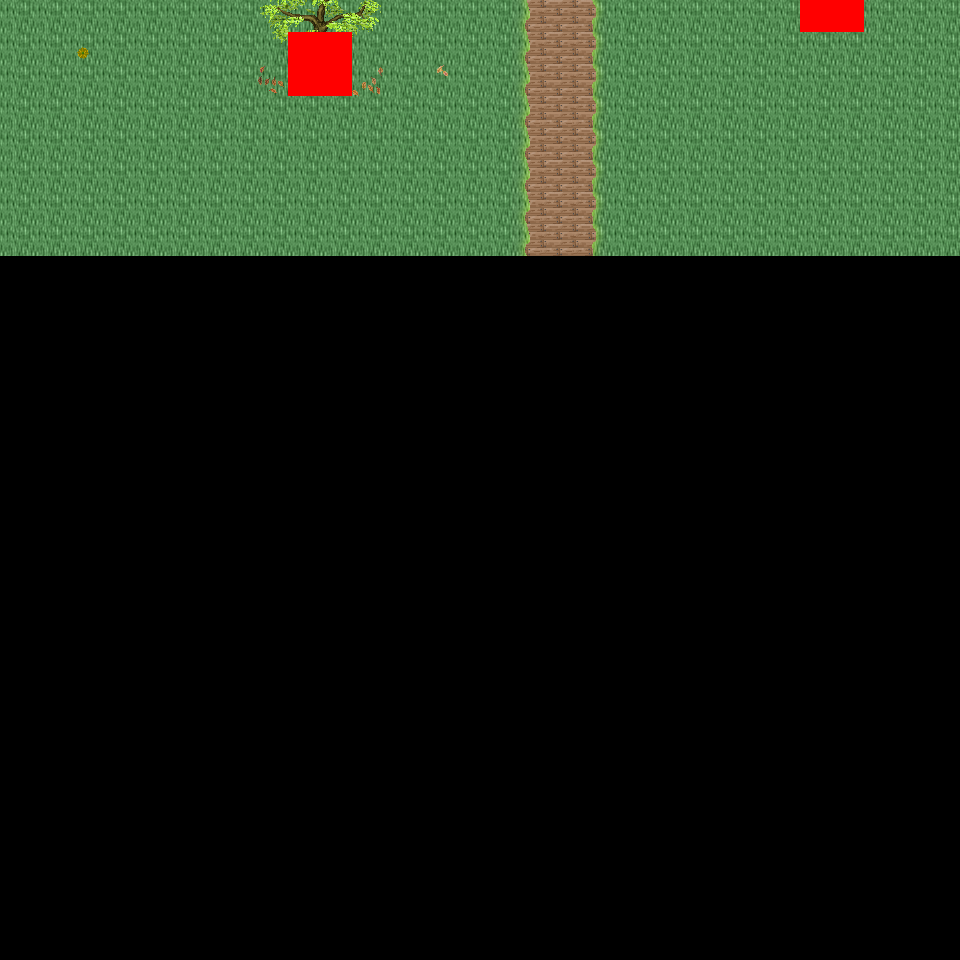

Rendered tile map (Tiled .tmx) drawn with the repository's tilesets; below, a short description and the map source with its tile grids summarised:
An orthogonal 30x30 tile map with 32x32 px tiles, 6 tile layers (Ground, Object, Object2, Above, ...), 32 tilesets and 4 objects (4x mapExit).

<map version="1.0" orientation="orthogonal" renderorder="right-down" width="30" height="30" tilewidth="32" tileheight="32" nextobjectid="5">
  <tileset firstgid="1" name="tileset_logic_collision" tilewidth="32" tileheight="32" tilecount="1" columns="1">
    <image source="../drawable/tileset_logic_collision.png" width="32" height="32" />
  </tileset>
  <tileset firstgid="2" name="tileset_ground_ground" tilewidth="32" tileheight="32" tilecount="33" columns="3">
    <image source="../drawable/tileset_ground_ground.png" width="96" height="352" />
  </tileset>
  <tileset firstgid="35" name="tileset_building_castle" tilewidth="32" tileheight="32" tilecount="320" columns="20">
    <image source="../drawable/tileset_building_castle.png" width="640" height="512" />
  </tileset>
  <tileset firstgid="355" name="tileset_building_roof_blue" tilewidth="32" tileheight="32" tilecount="20" columns="5">
    <image source="../drawable/tileset_building_roof_blue.png" width="160" height="128" />
  </tileset>
  <tileset firstgid="375" name="tileset_item_weapon_cannon" tilewidth="32" tileheight="32" tilecount="12" columns="3">
    <image source="../drawable/tileset_item_weapon_cannon.png" width="96" height="128" />
  </tileset>
  <tileset firstgid="387" name="tileset_ground_stonecircle" tilewidth="32" tileheight="32" tilecount="81" columns="9">
    <image source="../drawable/tileset_ground_stonecircle.png" width="288" height="288" />
  </tileset>
  <tileset firstgid="468" name="tileset_ground_grass_edges" tilewidth="32" tileheight="32" tilecount="36" columns="12">
    <image source="../drawable/tileset_ground_grass_edges.png" width="384" height="96" />
  </tileset>
  <tileset firstgid="504" name="tileset_ground_grass_corners" tilewidth="32" tileheight="32" tilecount="24" columns="6">
    <image source="../drawable/tileset_ground_grass_corners.png" width="192" height="128" />
  </tileset>
  <tileset firstgid="528" name="tileset_plant_tree_fall_trees" tilewidth="32" tileheight="32" tilecount="40" columns="8">
    <image source="../drawable/tileset_plant_tree_fall_trees.png" width="256" height="160" />
  </tileset>
  <tileset firstgid="568" name="tileset_plant_tree_locust_tree" tilewidth="32" tileheight="32" tilecount="20" columns="4">
    <image source="../drawable/tileset_plant_tree_locust_tree.png" width="128" height="160" />
  </tileset>
  <tileset firstgid="588" name="tileset_furniture_light_lamp_blue" tilewidth="32" tileheight="32" tilecount="3" columns="1">
    <image source="../drawable/tileset_furniture_light_lamp_blue.png" width="32" height="96" />
  </tileset>
  <tileset firstgid="591" name="tileset_item_pot_pot_purple" tilewidth="32" tileheight="32" tilecount="1" columns="1">
    <image source="../drawable/tileset_item_pot_pot_purple.png" width="32" height="32" />
  </tileset>
  <tileset firstgid="592" name="tileset_item_pot_barrel_with_flower" tilewidth="32" tileheight="32" tilecount="2" columns="2">
    <image source="../drawable/tileset_item_pot_barrel_with_flower.png" width="64" height="32" />
  </tileset>
  <tileset firstgid="594" name="tileset_item_textile_laundry" tilewidth="32" tileheight="32" tilecount="16" columns="4">
    <image source="../drawable/tileset_item_textile_laundry.png" width="128" height="128" />
  </tileset>
  <tileset firstgid="610" name="tileset_plant_flower_daisy_blue" tilewidth="32" tileheight="32" tilecount="8" columns="2">
    <image source="../drawable/tileset_plant_flower_daisy_blue.png" width="64" height="128" />
  </tileset>
  <tileset firstgid="618" name="tileset_plant_flower_daisy_red" tilewidth="32" tileheight="32" tilecount="8" columns="2">
    <image source="../drawable/tileset_plant_flower_daisy_red.png" width="64" height="128" />
  </tileset>
  <tileset firstgid="626" name="tileset_plant_flower_daisy_white" tilewidth="32" tileheight="32" tilecount="8" columns="2">
    <image source="../drawable/tileset_plant_flower_daisy_white.png" width="64" height="128" />
  </tileset>
  <tileset firstgid="634" name="tileset_plant_flower_daisy_yellow" tilewidth="32" tileheight="32" tilecount="8" columns="2">
    <image source="../drawable/tileset_plant_flower_daisy_yellow.png" width="64" height="128" />
  </tileset>
  <tileset firstgid="642" name="tileset_light_dim_light_7x5" tilewidth="32" tileheight="32" tilecount="35" columns="7">
    <image source="../drawable/tileset_light_dim_light_7x5.png" width="224" height="160" />
  </tileset>
  <tileset firstgid="677" name="tileset_plant_stump_small_stump" tilewidth="32" tileheight="32" tilecount="4" columns="2">
    <image source="../drawable/tileset_plant_stump_small_stump.png" width="64" height="64" />
  </tileset>
  <tileset firstgid="681" name="tileset_plant_stump_stump_pale_purple" tilewidth="32" tileheight="32" tilecount="4" columns="2">
    <image source="../drawable/tileset_plant_stump_stump_pale_purple.png" width="64" height="64" />
  </tileset>
  <tileset firstgid="685" name="tileset_plant_indoor_small_flowerpots" tilewidth="32" tileheight="32" tilecount="4" columns="2">
    <image source="../drawable/tileset_plant_indoor_small_flowerpots.png" width="64" height="64" />
  </tileset>
  <tileset firstgid="689" name="tileset_plant_leaves" tilewidth="32" tileheight="32" tilecount="8" columns="4">
    <image source="../drawable/tileset_plant_leaves.png" width="128" height="64" />
  </tileset>
  <tileset firstgid="697" name="tileset_building_decoration_chimney" tilewidth="32" tileheight="32" tilecount="2" columns="1">
    <image source="../drawable/tileset_building_decoration_chimney.png" width="32" height="64" />
  </tileset>
  <tileset firstgid="699" name="tileset_building_decoration_orbpedestal" tilewidth="32" tileheight="32" tilecount="2" columns="1">
    <image source="../drawable/tileset_building_decoration_orbpedestal.png" width="32" height="64" />
  </tileset>
  <tileset firstgid="701" name="tileset_light_light_5x5" tilewidth="32" tileheight="32" tilecount="25" columns="5">
    <image source="../drawable/tileset_light_light_5x5.png" width="160" height="160" />
  </tileset>
  <tileset firstgid="726" name="tileset_plant_lily_pads" tilewidth="32" tileheight="32" tilecount="2" columns="1">
    <image source="../drawable/tileset_plant_lily_pads.png" width="32" height="64" />
  </tileset>
  <tileset firstgid="728" name="tileset_ground_ground_3" tilewidth="32" tileheight="32" tilecount="5" columns="5">
    <image source="../drawable/tileset_ground_ground_3.png" width="160" height="32" />
  </tileset>
  <tileset firstgid="733" name="tileset_building_cottage" tilewidth="32" tileheight="32" tilecount="256" columns="16">
    <image source="../drawable/tileset_building_cottage.png" width="512" height="512" />
  </tileset>
  <tileset firstgid="989" name="tileset_building_roof_thatched_roof" tilewidth="32" tileheight="32" tilecount="256" columns="16">
    <image source="../drawable/tileset_building_roof_thatched_roof.png" width="512" height="512" />
  </tileset>
  <tileset firstgid="1245" name="tileset_building_window_windows" tilewidth="32" tileheight="32" tilecount="256" columns="16">
    <image source="../drawable/tileset_building_window_windows.png" width="512" height="512" />
  </tileset>
  <tileset firstgid="1501" name="tileset_building_door_doors" tilewidth="32" tileheight="32" tilecount="256" columns="16">
    <image source="../drawable/tileset_building_door_doors.png" width="512" height="512" />
  </tileset>
  <layer name="Ground" width="30" height="30">
    <data>[900 cells, 240 non-empty, 2 distinct tile ids]</data>
  </layer>
  <layer name="Object" width="30" height="30">
    <data>[900 cells, 21 non-empty, 7 distinct tile ids]</data>
  </layer>
  <layer name="Object2" width="30" height="30">
    <data>[900 cells, 9 non-empty, 6 distinct tile ids]</data>
  </layer>
  <layer name="Above" width="30" height="30">
    <data>[900 cells, 8 non-empty, 8 distinct tile ids]</data>
  </layer>
  <layer name="Above2" width="30" height="30">
    <data>[900 cells, 0 non-empty, 0 distinct tile ids]</data>
  </layer>
  <layer name="Walkable" width="30" height="30">
    <data>[900 cells, 6 non-empty, 1 distinct tile ids]</data>
  </layer>
  <objectgroup name="MapEvents">
    <object id="1" name="north" type="mapExit" x="0" y="0" width="800" height="32">
      <properties>
        <property name="map" value="level_0_x37_y62" />
        <property name="x" value="0" />
        <property name="y" value="28" />
      </properties>
    </object>
    <object id="2" name="north2" type="mapExit" x="864" y="0" width="96" height="32">
      <properties>
        <property name="map" value="level_0_x37_y62" />
        <property name="x" value="27" />
        <property name="y" value="28" />
      </properties>
    </object>
    <object id="3" name="west" type="mapExit" x="0" y="0" width="32" height="960">
      <properties>
        <property name="map" value="level_0_x36_y63" />
        <property name="x" value="28" />
        <property name="y" value="0" />
      </properties>
    </object>
    <object id="4" name="east" type="mapExit" x="928" y="0" width="32" height="960">
      <properties>
        <property name="map" value="level_0_x38_y63" />
        <property name="x" value="1" />
        <property name="y" value="0" />
      </properties>
    </object>
  </objectgroup>
</map>
